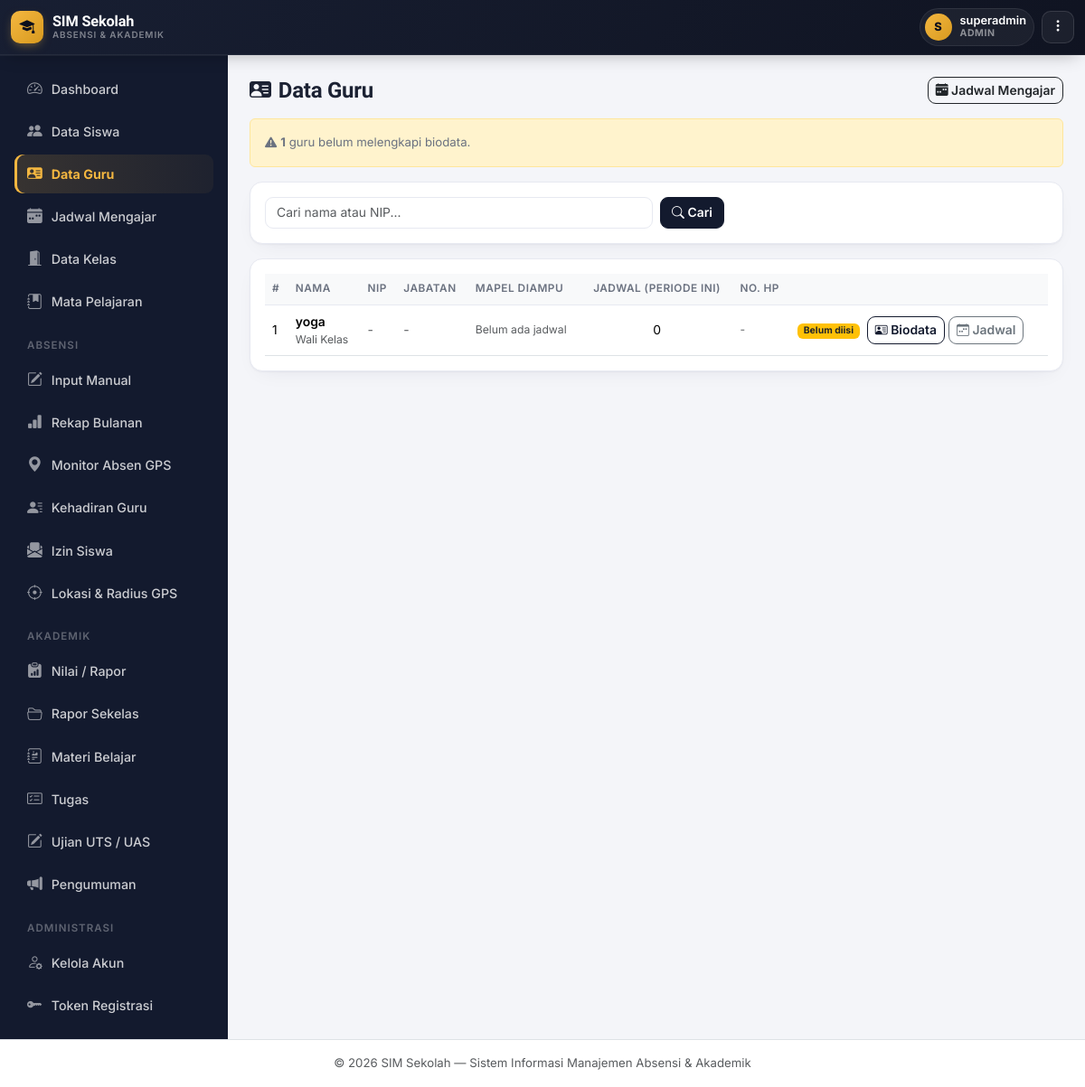
Page /guru/list.php (signed in) on the earlier database version.
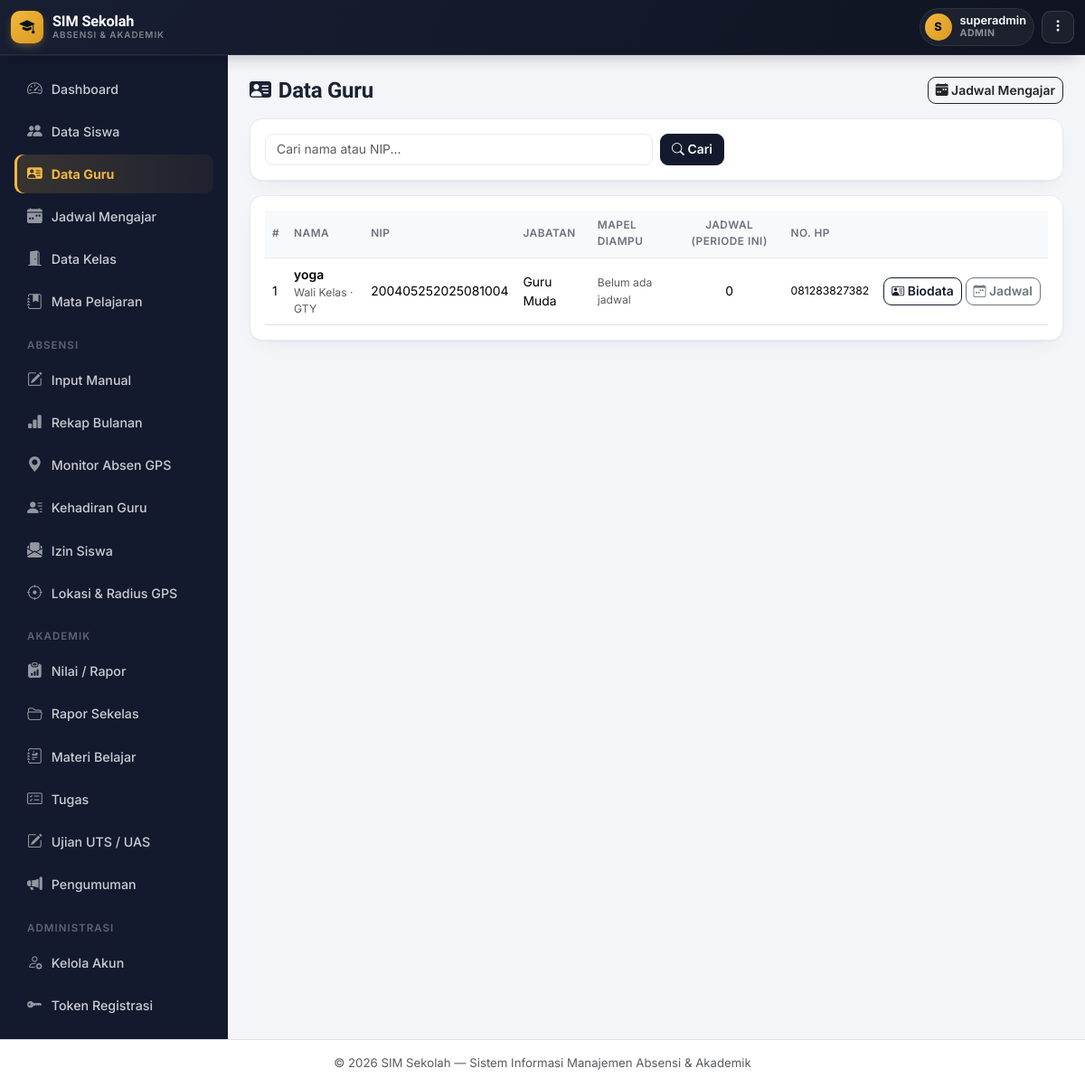
Same page on the later database version.
### tables this page shows
CREATE TABLE `users` (
  `id` int NOT NULL,
  `username` varchar(50) NOT NULL,
  `password` varchar(255) NOT NULL,
  `nama` varchar(100) NOT NULL,
  `role` enum('superadmin','admin','guru','wali_kelas','siswa') NOT NULL DEFAULT 'siswa',
  `siswa_id` int DEFAULT NULL,
  `created_at` timestamp NULL DEFAULT CURRENT_TIMESTAMP
);

CREATE TABLE `guru_profil` (
  `id` int NOT NULL,
  `user_id` int NOT NULL,
  `nip` varchar(30) DEFAULT NULL,
  `nuptk` varchar(30) DEFAULT NULL,
  `jenis_kelamin` enum('L','P') DEFAULT NULL,
  `tempat_lahir` varchar(60) DEFAULT NULL,
  `tanggal_lahir` date DEFAULT NULL,
  `agama` varchar(20) DEFAULT NULL,
  `alamat` varchar(255) DEFAULT NULL,
  `no_hp` varchar(20) DEFAULT NULL,
  `email` varchar(100) DEFAULT NULL,
  `pendidikan_terakhir` varchar(50) DEFAULT NULL,
  `bidang_keahlian` varchar(100) DEFAULT NULL,
  `jabatan` varchar(100) DEFAULT NULL,
  `status_kepegawaian` enum('PNS','PPPK','GTY','Honorer','Lainnya') DEFAULT NULL,
  `tanggal_masuk` date DEFAULT NULL,
  `updated_at` timestamp NULL DEFAULT CURRENT_TIMESTAMP ON UPDATE CURRENT_TIMESTAMP
);

### includes/functions.php (called while the page is built, shortened)
<?php
function clean($str) {
    return htmlspecialchars(trim($str ?? ''), ENT_QUOTES, 'UTF-8');
}

### guru/list.php (the view, shortened to what this page needs)
<?php
require_once __DIR__ . '/../includes/auth.php';
try {
    $pdo->query("SELECT 1 FROM guru_profil LIMIT 1");
    $pdo->query("SELECT semester, tahun_ajaran FROM jadwal_mengajar LIMIT 1");
} catch (PDOException $e) {
    include __DIR__ . '/../includes/header.php';
    echo "<div class='card p-4'><h5 class='fw-bold'><i class='bi bi-exclamation-triangle text-warning me-2'></i>Fitur Data Guru belum aktif</h5>"
       . "<p class='mb-0'>Import file <b>guru_profil_jadwal.sql</b> ke database <b>db_absensi_sekolah</b> melalui phpMyAdmin, lalu refresh halaman ini.</p></div>";
    include __DIR__ . '/../includes/footer.php';
    exit;
}
$q = trim($_GET['q'] ?? '');
$sql = "
    SELECT u.id, u.nama, u.role, p.nip, p.jabatan, p.no_hp, p.status_kepegawaian, p.id AS profil_id,
           GROUP_CONCAT(DISTINCT m.nama_mapel ORDER BY m.nama_mapel SEPARATOR ', ') AS mapel,
           COUNT(DISTINCT j.id) AS jml_jadwal
    FROM users u
    LEFT JOIN guru_profil p ON p.user_id = u.id
    LEFT JOIN jadwal_mengajar j ON j.guru_id = u.id AND j.semester = ? AND j.tahun_ajaran = ?
    LEFT JOIN mata_pelajaran m ON m.id = j.mapel_id
    WHERE u.role IN ('guru', 'wali_kelas')";
$awalPeriode = (int)date('n') >= 7 ? (int)date('Y') : (int)date('Y') - 1;
$params = [(int)date('n') >= 7 ? 'Ganjil' : 'Genap', $awalPeriode . '/' . ($awalPeriode + 1)];
$sql .= " GROUP BY u.id, u.nama, u.role, p.nip, p.jabatan, p.no_hp, p.status_kepegawaian, p.id ORDER BY u.nama";
$stmt = $pdo->prepare($sql);
$stmt->execute($params);
$daftar = $stmt->fetchAll();
$labelRole = ['guru' => 'Guru', 'wali_kelas' => 'Wali Kelas'];
$jmlBelumLengkap = 0;
foreach ($daftar as $g) { if (!$g['profil_id']) { $jmlBelumLengkap++; } }
include __DIR__ . '/../includes/header.php';
?>
<div class="d-flex justify-content-between align-items-center flex-wrap gap-2 mb-3">
  <h4 class="fw-bold mb-0"><i class="bi bi-person-vcard-fill me-2"></i>Data Guru</h4>
  <a href="jadwal.php" class="btn btn-outline-dark btn-sm"><i class="bi bi-calendar-week-fill"></i> Jadwal Mengajar</a>
</div>
<?php if ($jmlBelumLengkap > 0): ?>
  <div class="alert alert-warning small"><i class="bi bi-exclamation-triangle-fill me-1"></i><b><?= $jmlBelumLengkap ?></b> guru belum melengkapi biodata.</div>
<?php endif; ?>
<div class="card p-3 mb-3">
  <form method="GET" class="row g-2">
    <div class="col-md-6">
      <input type="text" name="q" class="form-control" placeholder="Cari nama atau NIP..." value="<?= clean($q) ?>">
    </div>
    <div class="col-auto"><button class="btn btn-primary"><i class="bi bi-search"></i> Cari</button></div>
  </form>
</div>
<div class="card p-3">
  <div class="table-responsive">
    <table class="table table-hover align-middle mb-0">
      <thead class="table-light">
        <tr><th>#</th><th>Nama</th><th>NIP</th><th>Jabatan</th><th>Mapel Diampu</th><th class="text-center">Jadwal (periode ini)</th><th>No. HP</th><th></th></tr>
      </thead>
      <tbody>
        <?php foreach ($daftar as $i => $g): ?>
          <tr>
            <td><?= $i + 1 ?></td>
            <td>
              <div class="fw-semibold"><?= clean($g['nama']) ?></div>
              <div class="small text-muted"><?= clean($labelRole[$g['role']] ?? $g['role']) ?><?= $g['status_kepegawaian'] ? ' · ' . clean($g['status_kepegawaian']) : '' ?></div>
            </td>
            <td><?= $g['nip'] ? clean($g['nip']) : '<span class="text-muted">-</span>' ?></td>
            <td><?= $g['jabatan'] ? clean($g['jabatan']) : '<span class="text-muted">-</span>' ?></td>
            <td class="small"><?= $g['mapel'] ? clean($g['mapel']) : '<span class="text-muted">Belum ada jadwal</span>' ?></td>
            <td class="text-center"><?= (int)$g['jml_jadwal'] ?></td>
            <td class="small"><?= $g['no_hp'] ? clean($g['no_hp']) : '<span class="text-muted">-</span>' ?></td>
            <td class="text-nowrap">
              <?php if (!$g['profil_id']): ?><span class="badge bg-warning text-dark me-1">Belum diisi</span><?php endif; ?>
              <a href="profil.php?user_id=<?= (int)$g['id'] ?>" class="btn btn-sm btn-outline-primary"><i class="bi bi-person-vcard"></i> Biodata</a>
              <a href="jadwal.php?guru_id=<?= (int)$g['id'] ?>" class="btn btn-sm btn-outline-secondary"><i class="bi bi-calendar-week"></i> Jadwal</a>
            </td>
          </tr>
        <?php endforeach; ?>
      </tbody>
    </table>
  </div>
</div>
<?php include __DIR__ . '/../includes/footer.php'; ?>

Differences in the rows shown:
no longer on this page (row unchanged): users: nama "yoga", role "Wali Kelas", jml_jadwal "0", shows "Belum diisi"
added guru_profil: user.nama "yoga", user.role "Wali Kelas", status_kepegawaian "GTY", nip "200405252025081004", jabatan "Guru Muda", jml_jadwal "0", no_hp "081283827382"
Other differences:
$jmlBelumLengkap: "1" → (not shown)
text no longer shown: "guru belum melengkapi biodata."
